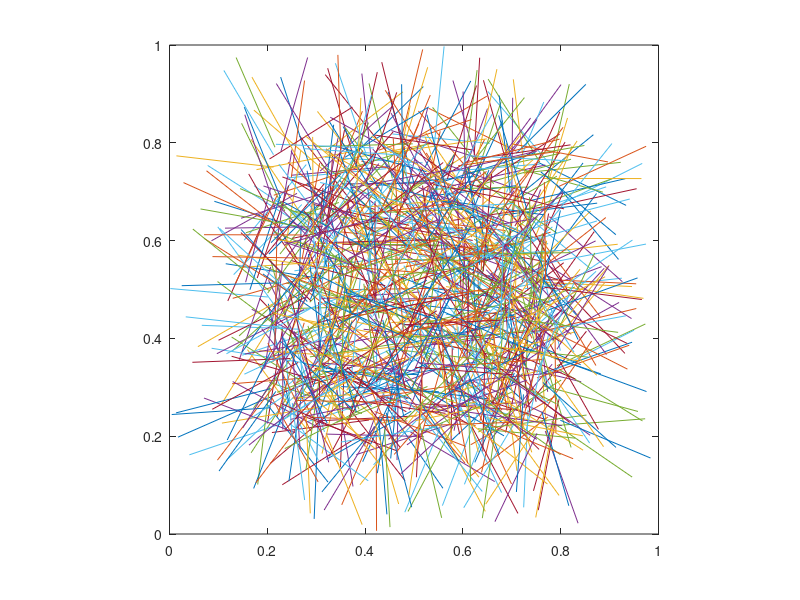

Reproduce this figure in MATLAB. (Note: this script raises an error after producing the figure.)
% Estimating pi using Buffon's Method! Code below

N = 1000;
L = 0.20;

xb = L + rand(1,N)*(1-2*L);
yb = L + rand(1,N)*(1-2*L);

angs = rand(1,N)*360;

xe = xb + L*cosd(angs);
ye = yb + L*sind(angs);

ax = axes;

plot(ax,[xb;xe],[yb;ye])
axis square
hold on

glines = 0:L:1;

for i = 1:length(glines)
    xline(ax, glines(i));
end

n = sum(floor(xb/L) ~= floor(xe/L));
piEstimate = 2 * N / n

title("Estimate of \pi is " + piEstimate)